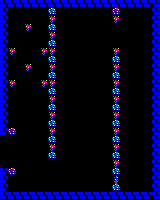

Tiled map render using the project's own tile images. Description and the whole map definition, tile-layer contents included, below:
An orthogonal 20x25 tile map with 8x8 px tiles, 1 tile layer (Capa de Patrones 1).

<map version="1.2" tiledversion="1.2.4" orientation="orthogonal" renderorder="right-down" width="20" height="25" tilewidth="8" tileheight="8" infinite="0" nextlayerid="2" nextobjectid="1">
 <tileset firstgid="1" source="sp.tsx" />
 <layer id="1" name="Capa de Patrones 1" width="20" height="25">
  <data encoding="csv">
17,17,17,17,17,17,17,17,17,17,17,17,17,17,17,17,17,17,17,16,
17,1,1,1,1,1,36,1,1,1,1,1,1,1,37,1,1,1,1,16,
17,1,1,1,1,1,9,1,1,1,1,1,1,1,9,1,1,1,1,16,
17,1,1,9,1,1,36,1,1,1,1,1,1,1,1,1,1,1,1,16,
17,1,1,1,1,1,9,1,1,1,1,1,1,1,1,1,1,1,1,16,
17,1,1,1,1,1,36,1,1,1,1,1,1,1,1,1,1,1,1,16,
17,9,1,1,1,9,9,1,1,1,1,1,1,1,9,1,1,1,1,16,
17,1,1,1,1,1,36,1,1,1,1,1,1,1,36,1,1,1,1,16,
17,1,1,9,1,1,9,1,1,1,1,1,1,1,9,1,1,1,1,16,
17,1,1,1,1,1,36,1,1,1,1,1,1,1,36,1,1,1,1,16,
17,9,1,1,1,9,9,1,1,1,1,1,1,1,9,1,1,1,1,16,
17,1,1,1,1,1,36,1,1,1,1,1,1,1,36,1,1,1,1,16,
17,1,1,1,1,1,9,1,1,1,1,1,1,1,9,1,1,1,1,16,
17,1,1,1,1,1,36,1,1,1,1,1,1,1,36,1,1,1,1,16,
17,1,1,1,1,1,9,1,1,1,1,1,1,1,9,1,1,1,1,16,
17,1,1,1,1,1,36,1,1,1,1,1,1,1,36,1,1,1,1,16,
17,37,1,1,1,1,9,1,1,1,1,1,1,1,9,1,1,1,1,16,
1,1,1,1,1,1,36,1,1,1,1,1,1,1,36,1,1,1,1,16,
1,1,1,1,1,1,9,1,1,1,1,1,1,1,9,1,1,1,1,16,
1,1,1,1,1,1,36,1,1,1,1,1,1,1,36,1,1,1,1,16,
1,1,1,1,1,1,1,1,1,1,1,1,1,1,9,1,1,1,1,16,
17,37,1,1,1,1,1,1,1,1,1,1,1,1,36,1,1,1,1,16,
17,1,1,1,1,1,1,1,1,1,1,1,1,1,2,1,1,1,1,16,
17,1,1,1,1,1,1,1,1,1,1,1,1,1,36,1,1,1,1,16,
17,17,17,17,17,17,17,17,17,17,17,17,17,17,17,17,17,17,17,16
</data>
 </layer>
</map>
